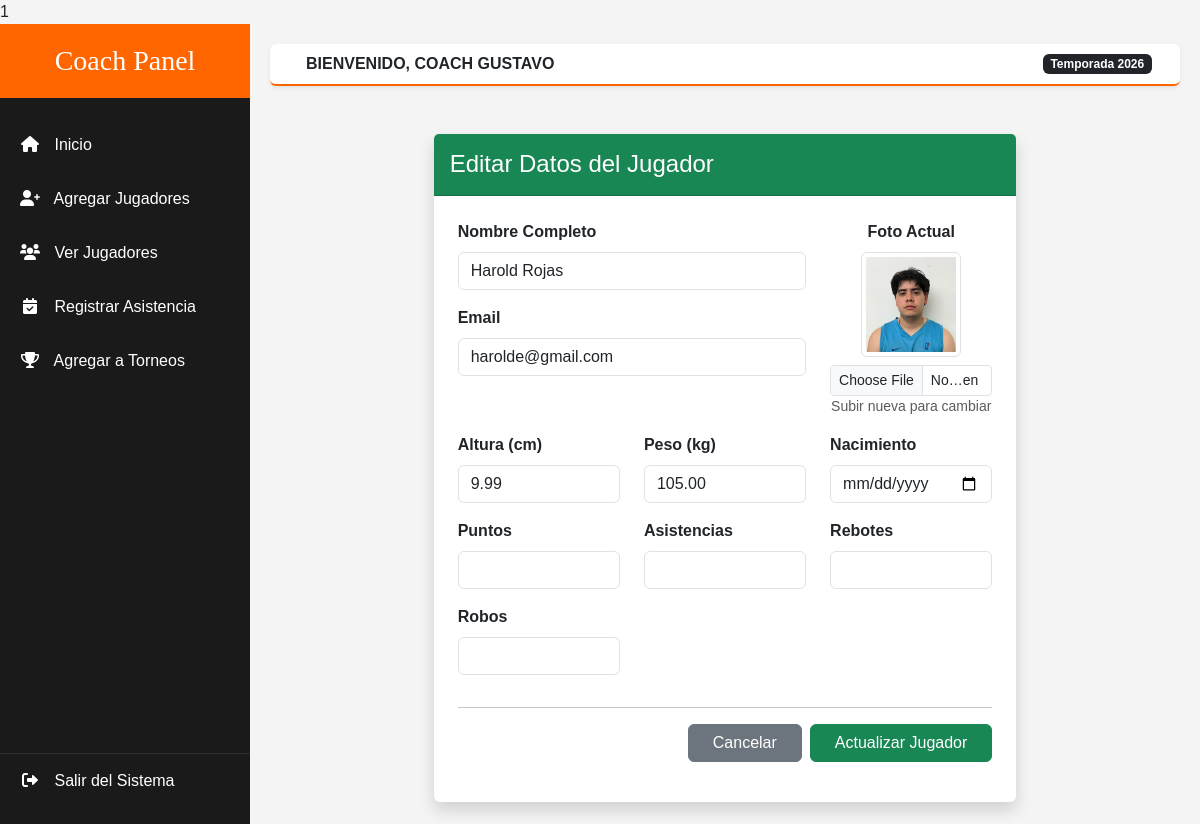
The page /client/entrenador/views/jugadores/update.php?id=12 (signed in) on the database its author committed.
### tables this page shows
CREATE TABLE `usuarios` (
  `id_usuario` int(11) NOT NULL,
  `nombre_usuario` varchar(100) NOT NULL,
  `password_usuario` varchar(255) NOT NULL,
  `email_usuario` varchar(100) DEFAULT NULL,
  `id_universidad_fk` int(11) DEFAULT NULL,
  `id_rol_fk` int(11) DEFAULT NULL,
  `fecha_creacion` timestamp NOT NULL DEFAULT current_timestamp(),
  `fecha_actualizacion` timestamp NOT NULL DEFAULT current_timestamp() ON UPDATE current_timestamp(),
  `isActive` int(11) DEFAULT NULL
);

CREATE TABLE `jugadores` (
  `id_jugador` int(11) NOT NULL,
  `nombre_jugador` varchar(100) DEFAULT NULL,
  `email_jugador` varchar(100) DEFAULT NULL,
  `password_jugador` varchar(255) DEFAULT NULL,
  `altura_jugador` decimal(3,2) DEFAULT NULL,
  `peso_jugador` decimal(5,2) DEFAULT NULL,
  `fecha_nacimiento` date DEFAULT NULL,
  `id_universidad_fk` int(11) DEFAULT NULL,
  `id_objetivo_fk` int(11) DEFAULT NULL,
  `isActive` int(11) DEFAULT NULL,
  `fecha_creacion` timestamp NOT NULL DEFAULT current_timestamp(),
  `fecha_actualizacion` timestamp NOT NULL DEFAULT current_timestamp() ON UPDATE current_timestamp(),
  `imagen_jugador` text DEFAULT NULL,
  `puntos` int(11) DEFAULT NULL,
  `asistencias` int(11) DEFAULT NULL,
  `rebotes` int(11) DEFAULT NULL,
  `robos` int(11) DEFAULT NULL
);

### app/config.php (called while the page is built, shortened)
<?php
    $URL = "http://localhost/academy";
?>

### client/entrenador/layouts/verificacion.php (called while the page is built, shortened)
<?php
    require_once __DIR__ . '/../../../app/config.php';
    if (!isset($_SESSION['sesionentrenador'])) {
        $_SESSION['mensaje'] = "Debes iniciar sesión para acceder";
        $_SESSION['icon_mensaje'] = "warning";
        header('Location: ' . $URL . '/login.php');
        exit();
    } else {
        $usuario_sesion = $_SESSION['sesionentrenador'];
        $sql2 = "SELECT * FROM usuarios WHERE email_usuario = :email";
        $query = $pdo->prepare($sql2);
        $query->bindParam(':email', $usuario_sesion);
        $query->execute();
        $usuarioLogueado = $query->fetch(PDO::FETCH_ASSOC);
    }
?>

### client/entrenador/views/jugadores/update.php (the view, shortened to what this page needs)
<?php include '../../layouts/verificacion.php'; ?>
<?php
$id_jugador_get = $_GET['id'] ?? null;
$sql = "SELECT * FROM jugadores WHERE id_jugador = :id_jugador AND id_universidad_fk = :id_uni";
$query = $pdo->prepare($sql);
$query->bindParam(':id_jugador', $id_jugador_get, PDO::PARAM_INT);
$query->bindParam(':id_uni', $usuarioLogueado['id_universidad_fk'], PDO::PARAM_INT);
$query->execute();
$jugador = $query->fetch(PDO::FETCH_ASSOC);
include '../../layouts/parte1.php';
?>
<div class="container mt-5">
    <div class="row justify-content-center">
        <div class="col-md-8">
            <div class="card shadow border-0">
                <div class="card-header bg-success text-white py-3">
                    <h4 class="mb-0"><i class="bi bi-pencil-square"></i> Editar Datos del Jugador</h4>
                </div>
                <div class="card-body p-4">
                    <form action="<?php echo $URL ?>/app/controllers/controllers_entrenador/jugadores/update.php" method="POST" enctype="multipart/form-data">
                        <div class="row">
                            <div class="col-md-8">
                                <div class="mb-3">
                                    <label class="form-label fw-bold">Nombre Completo</label>
                                    <input type="text" name="nombre_jugador" class="form-control"
                                           value="<?php echo $jugador['nombre_jugador']; ?>" required>
                                </div>
                                <div class="mb-3">
                                    <label class="form-label fw-bold">Email</label>
                                    <input type="email" name="email_jugador" class="form-control"
                                           value="<?php echo $jugador['email_jugador']; ?>" required>
                                </div>
                            </div>
                            <div class="col-md-4 text-center">
                                <label class="form-label fw-bold">Foto Actual</label>
                                <div class="mb-2">
                                    <?php if(!empty($jugador['imagen_jugador'])): ?>
                                        <img src="<?php echo $URL."/public/images/jugadores/".$jugador['imagen_jugador']; ?>" width="100" class="img-thumbnail">
                                    <?php else: ?>
                                        <i class="bi bi-person-square text-muted" style="font-size: 3rem;"></i>
                                    <?php endif; ?>
                                </div>
                                <input type="file" name="imagen_jugador" class="form-control form-control-sm">
                                <small class="text-muted small">Subir nueva para cambiar</small>
                            </div>
                        </div>
                        <div class="row mt-3">
                            <div class="col-md-4 mb-3">
                                <label class="form-label fw-bold">Altura (cm)</label>
                                <input type="number" name="altura_jugador" class="form-control"
                                       value="<?php echo $jugador['altura_jugador']; ?>" required>
                            </div>
                            <div class="col-md-4 mb-3">
                                <label class="form-label fw-bold">Peso (kg)</label>
                                <input type="number" step="0.1" name="peso_jugador" class="form-control"
                                       value="<?php echo $jugador['peso_jugador']; ?>" required>
                            </div>
                            <div class="col-md-4 mb-3">
                                <label class="form-label fw-bold">Nacimiento</label>
                                <input type="date" name="fecha_nacimiento" class="form-control"
                                       value="<?php echo $jugador['fecha_nacimiento']; ?>" required>
                            </div>
                        </div>
                        <div class="row">
                            <div class="col-md-4 mb-3">
                                <label class="form-label fw-bold">Puntos</label>
                                <input type="number" name="puntos" class="form-control"
                                        value="<?php echo $jugador['puntos']; ?>" required>
                            </div>
                            <div class="col-md-4 mb-3">
                                <label class="form-label fw-bold">Asistencias</label>
                                <input type="number" name="asistencias" class="form-control"
                                        value="<?php echo $jugador['asistencias']; ?>" required>
                            </div>
                            <div class="col-md-4 mb-3">
                                <label class="form-label fw-bold">Rebotes</label>
                                <input type="number" name="rebotes" class="form-control"
                                        value="<?php echo $jugador['rebotes']; ?>" required>
                            </div>
                            <div class="col-md-4 mb-3">
                                <label class="form-label fw-bold">Robos</label>
                                <input type="number" name="robos" class="form-control"
                                        value="<?php echo $jugador['robos']; ?>" required>
                            </div>
                        </div>
                        <hr>
                        <div class="d-flex justify-content-end gap-2">
                            <a href="index.php" class="btn btn-secondary px-4">Cancelar</a>
                            <button type="submit" class="btn btn-success px-4">
                                <i class="bi bi-arrow-repeat"></i> Actualizar Jugador
                            </button>
                        </div>
                    </form>
                </div>
            </div>
        </div>
    </div>
</div>
<?php include '../../layouts/parte2.php'; ?>

### client/entrenador/layouts/parte1.php (shortened to what this page needs)
<?php
    require_once __DIR__ . '/../../../app/config.php';
?>
<!DOCTYPE html>
<html lang="es">
<head>
    <link href="https://cdn.jsdelivr.net/npm/bootstrap@5.3.0/dist/css/bootstrap.min.css" rel="stylesheet">
    <link rel="stylesheet" href="https://cdnjs.cloudflare.com/ajax/libs/font-awesome/6.0.0/css/all.min.css">
</head>
<body>
<div class="wrapper">
    <nav id="sidebar">
        <div class="sidebar-header text-center">
            <h3 class="bebas mb-0">Coach Panel</h3>
        </div>
        <ul class="list-unstyled components">
            <li class="active">
                <a href="#"><i class="fas fa-home"></i> Inicio</a>
            </li>
            <li>
                <a href="<?php echo $URL . '/client/entrenador/views/jugadores/create.php'; ?>"><i class="fas fa-user-plus"></i> Agregar Jugadores</a>
            </li>
            <li>
                <a href="<?php echo $URL . '/client/entrenador/views/jugadores/index.php'; ?>"><i class="fas fa-users"></i> Ver Jugadores</a>
            </li>
            <li>
                <a href="#"><i class="fas fa-calendar-check"></i> Registrar Asistencia</a>
            </li>
            <li>
                <a href="#"><i class="fas fa-trophy"></i> Agregar a Torneos</a>
            </li>
        </ul>
        <div class="logout-section">
            <ul class="list-unstyled">
                <li>
                    <a href="<?php echo $URL; ?>/app/controllers/controllers_entrenador/logout.php" class="logout-link text-white">
                        <i class="fas fa-sign-out-alt"></i> Salir del Sistema
                    </a>
                </li>
            </ul>
        </div>
    </nav>
    <div id="content">
        <nav class="navbar navbar-expand-lg navbar-admin px-3 py-2 shadow-sm rounded">
            <div class="container-fluid">
                <span class="ms-2 fw-bold text-uppercase">Bienvenido, Coach <?php echo $usuarioLogueado['nombre_usuario']; ?></span>
                <div class="ms-auto">
                    <span class="badge bg-dark">Temporada 2026</span>
                </div>
            </div>
        </nav>

### client/entrenador/layouts/parte1.php (style rules this page uses)
:root { --naranja-basket: #ff6600; --negro-pro: #1a1a1a; --gris-suave: #2c2c2c; }
body { font-family: 'Poppins', sans-serif; background-color: #f4f4f4; }
.bebas { font-family: 'Bebas Neue', cursive; }
.wrapper { display: flex; width: 100%; align-items: stretch; }
#sidebar { min-width: 250px; max-width: 250px; background: var(--negro-pro); color: #fff; transition: all 0.3s; min-height: 100vh; display: flex; flex-direction: column; }
#sidebar .sidebar-header { padding: 20px; background: var(--naranja-basket); }
#sidebar ul.components { padding: 20px 0; }
#sidebar ul li a { padding: 15px 20px; display: block; color: white; text-decoration: none; transition: 0.3s; font-weight: 500; }
#sidebar ul li a i { margin-right: 10px; width: 20px; text-align: center; }
#content { width: 100%; padding: 20px; }
.navbar-admin { background: white; border-bottom: 2px solid var(--naranja-basket); margin-bottom: 30px; }
.logout-section { margin-top: auto; border-top: 1px solid var(--gris-suave); }

### rows shown on the page
usuarios: nombre_usuario "GUSTAVO"
jugadores: nombre_jugador "Harold Rojas", email_jugador "harolde@gmail.com", imagen_jugador (picture), altura_jugador "9.99", peso_jugador "105.00"
